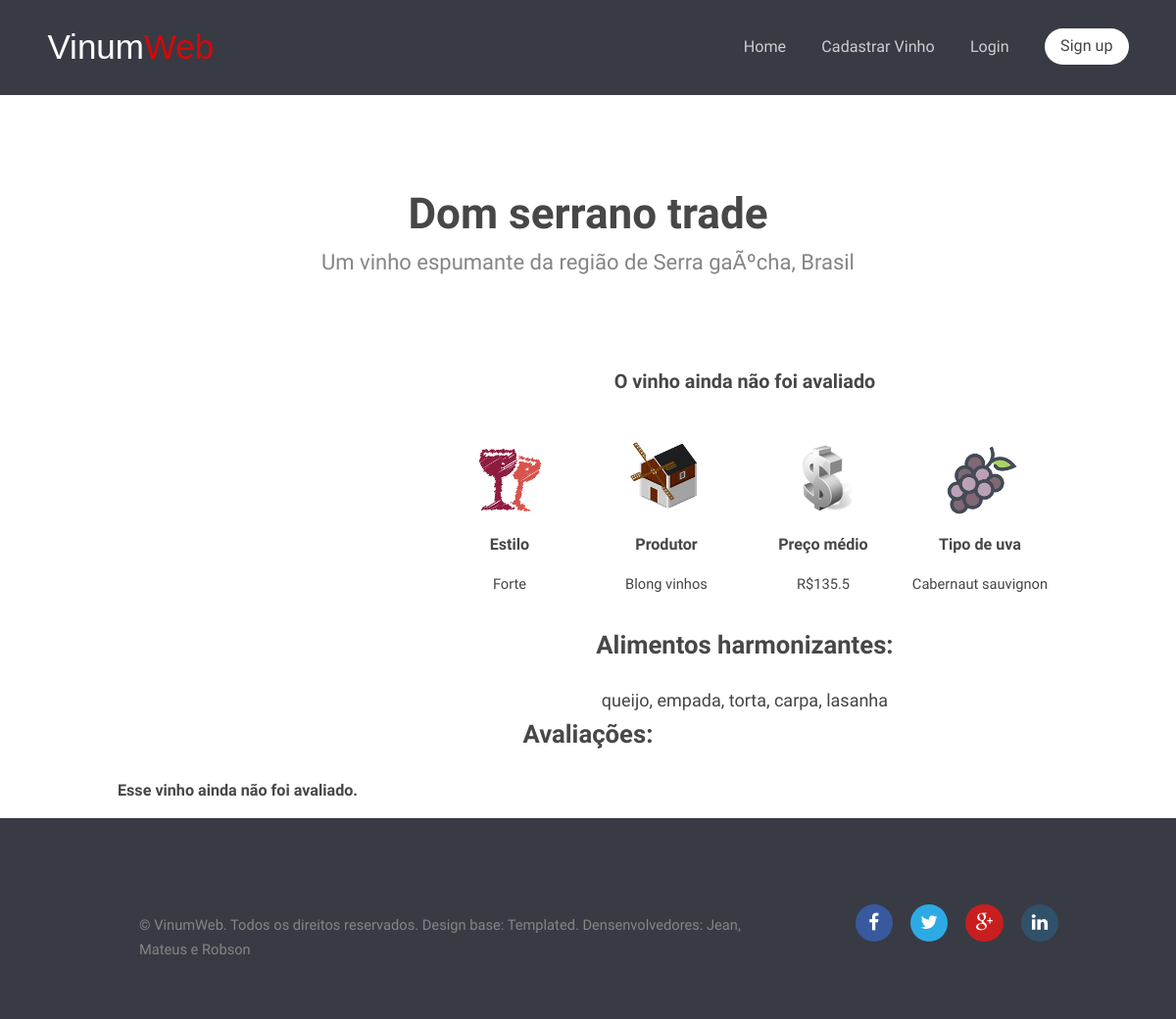
The app's page /showwine.php?id=1 with its own data.
### tables this page shows
create table vinho
(
	id int unique not null AUTO_INCREMENT,
	rotulo varchar(256) not null,
	produtor varchar(64) not null,
	nome varchar(64) not null,
	regiao varchar(32) not null,
	paisorigem varchar(32) not null,
	avaliacao float(2) default 0,
	preco float(2) default 0,
	numavaliacoes int default 0,
	tipo enum('vermelho','branco','espumante','rosa','sobremesa','porto'),
	tipouva varchar(32) not null,
	estilo varchar(32) not null,
	primary key (id)
);

create table harmonizacao
(
	id int not null AUTO_INCREMENT,
	idVinho int not null,
	alimento varchar(64) not null,
	foreign key(idVinho) references vinho(id) on delete cascade on update cascade,
	primary key(id,idVinho)
);

### DAO.php (called while the page is built, shortened)
<?php
class DAO implements iDAO {
    public $sql = '';
    public $banco;
    public function __construct() {
        $this->banco = new mysqli("localhost", "vinumweb", "vinumweb", "vinumweb");
    }
    public function buscar($nometabela, array $atributos = NULL) {
        if ($atributos == NULL) {
            $this->sql = 'SELECT * FROM ' . $nometabela;
        } else {
            $this->sql = 'SELECT ';
            foreach ($atributos as $atributo) {
                $this->sql .= $atributo . ', ';
            }
            $this->sql = rtrim($this->sql, ', ') . ' FROM ' . $nometabela;
        }
    }
    public function where(array $condicoes) {
        $this->sql .= ' WHERE ';
        foreach ($condicoes as $condicao) {
            $this->sql .= $condicao . ' AND ';
        }
        $this->sql = rtrim($this->sql, ' AND ');
    }
    public function executar() {
        return $this->banco->query($this->sql);
    }
    public function numLinhasAfetadas($resultado) {
        return mysqli_num_rows($resultado);
    }
}

### showwine.php (the view, shortened to what this page needs)
<?php
include_once('DAO.php');
$idvinho = $_GET['id'];
$banco = new DAO();
$banco->buscar('vinho', NULL);
$banco->where(array("id=" . $idvinho));
$res = $banco->executar();
$vinho = $res->fetch_assoc();
function buscaAvaliacoes() {
    $idvinho = $_GET['id'];
    $database = new DAO();
    $database->buscar('avaliacao', NULL);
    $database->where(array("idvinho=" . $idvinho . " order by ordem desc"));
    $review = $database->executar();
    if ($database->numLinhasAfetadas($review) == 0) {
        return NULL;
    } else {
        return $review;
    }
}
function exibeHarmonizacoes() {
    $idvinho = $_GET['id'];
    $database = new DAO();
    $database->buscar('harmonizacao', array('alimento'));
    $database->where(array("idvinho=" . $idvinho));
    $harm = $database->executar();
    if ($database->numLinhasAfetadas($harm) == 0) {
        echo "<h4>Nenhuma harmonização com esse vinho cadastrada.</h4>";
    } else {
        echo '<ul>';
        $alim = $harm->fetch_assoc();
        echo '<li>' . $alim['alimento'] . '</li>';
        while ($alim = $harm->fetch_assoc()) {
            echo '<li>, ' . $alim['alimento'] . '</li>';
        }
    }
}
include_once("header.php");
?>
<section id="one" class="style2 special">
    <div class="container">
        <header class="major wrapper">
            <h2><?php echo $vinho['nome']; ?></h2>
            <p>Um vinho <?php echo $vinho['tipo']; ?> da região de <?php echo $vinho['regiao']; ?>, <?php echo $vinho['paisorigem']; ?></p>
        </header>
        <div class="row nopadding">
            <div class="4u 12u$(medium)">
            </div>
            <div ader class="8u 12u$(medium) row nopadding">
                <div class="12u$" style="margin-bottom: 20px;">
                    <h3>
                        <?php
                        if ($vinho['numavaliacoes'] == 0) {
                            echo "O vinho ainda não foi avaliado";
                        } else {
                            echo 'Avaliação média: ' . number_format($vinho['avaliacao'], 2, '.', '');
                        }
                        ?>
                    </h3>
                </div>
                <div class="12u">
                    <div class="row">
                        <section class="3u 6u(medium) 12u$(xsmall) profile">
                            <img src="images/showico/tipo.png" alt="" />
                            <h4>Estilo</h4>
                            <p><?php echo $vinho['estilo']; ?></p>
                        </section>
                        <section class="3u 6u(medium) 12u$(xsmall) profile">
                            <img src="images/showico/prod.png" alt="" />
                            <h4>Produtor</h4>
                            <p><?php echo $vinho['produtor']; ?></p>
                        </section>
                        <section  class="3u 6u(medium) 12u$(xsmall) profile">
                            <img src="images/showico/preco.png" alt="" />
                            <h4>Preço médio</h4>
                            <p>R$<?php echo $vinho['preco']; ?></p>
                        </section>
                        <section class="3u$ 6u$(medium) 12u$(xsmall) profile">
                            <img src="images/showico/uva.png" alt="" />
                            <h4>Tipo de uva</h4>
                            <p><?php echo $vinho['tipouva']; ?></p>
                        </section>
                    </div>
                </div>
                <div class="12u">
                    <section class="ha">
                        <h2>Alimentos harmonizantes:</h2>
                        <?php
                        exibeHarmonizacoes();
                        ?>
                    </section>
                </div>
            </div>
        </div>
    </div>
</section>
<section>
    <div class="container">
        <div class="12u" id="avaliacoes">
             <section class="12u" style="text-align: center;">
                <h2>Avaliações:</h2>
            </section>
        </div>
        <div class="12u$">
            <?php
            $avaliacoes = buscaAvaliacoes();
            if ($avaliacoes != NULL) {
                while ($av = $avaliacoes->fetch_assoc()) {
                    $pessoa = buscaUsuario($av['idusuario']);
                    if ($pessoa !== NULL) {
                        echo '<blockquote><h4><a href="user_reviews.php?vinho='.$av['idvinho'].'&user='.$pessoa['id'].'">' . $pessoa['nome'] . '</a>. Avaliação: ' . $av['nota'] . ':</h4>';
                        echo '"' . $av['opiniao'] . '"</blockquote>';
                    }
                }
            } else {
                echo "<h4>Esse vinho ainda não foi avaliado.</h4>";
            }
            ?>
        </div>
    </div>
</section>
<?php
include_once 'footer.php';
?>

### header.php (shortened to what this page needs)
<!DOCTYPE html>
<html lang="pt-br">
    <head>
        <link rel="stylesheet" type="text/css" href="http://ajax.googleapis.com/ajax/libs/jqueryui/1.8.13/themes/start/jquery-ui.css" />
        <link rel="stylesheet" type="text/css" href="css/jquery.autocomplete.css" />
        <link rel="stylesheet" type="text/css" href="css/jquery.tagsinput.min.css" />
    </head>
    <body>
        <header id="header">
            <h1><a href="index.php">Vinum<span>Web</span></a></h1>
            <nav id="nav">
                <ul>
                    <li><a href="index.php">Home</a></li>
                    <li><a href="cadastro_vinho.php">Cadastrar Vinho</a></li>
                    <?php if (isset($_SESSION["id"])) { ?>
                        <li><a href="meusvinhos.php">My Wines<a/a></li>
                                    <li><a href="perfil.php"><?php echo explode(" ", $_SESSION["nome"])[0] . "&nbsp;"; ?></a>
                                        <a class="button special" style="margin-left: 15px !important;" href="logout.php">Logout</a></li>
                                <?php } else { ?>
                                    <li><a href="logon.php">Login</a></li>
                                    <li><a class="button special" href="signup.php">Sign up</a></li>
                                    <?php } ?>
                                </ul>
                                </nav>
                                </header>

### footer.php
        <footer id="footer">
            <div class="container">
                <div class="row">
                    <div class="8u 12u$(medium)">
                        <ul class="copyright">
                            <li>&copy; VinumWeb. Todos os direitos reservados. Design base: <a href="http://templated.co">Templated</a>. Densenvolvedores: Jean, Mateus e Robson</li>
                        </ul>
                    </div>
                    <div class="4u$ 12u$(medium)">
                        <ul class="icons">
                            <li>
                                <a class="icon rounded fa-facebook"><span class="label">Facebook</span></a>
                            </li>
                            <li>
                                <a class="icon rounded fa-twitter"><span class="label">Twitter</span></a>
                            </li>
                            <li>
                                <a class="icon rounded fa-google-plus"><span class="label">Google+</span></a>
                            </li>
                            <li>
                                <a class="icon rounded fa-linkedin"><span class="label">LinkedIn</span></a>
                            </li>
                        </ul>
                    </div>
                </div>
            </div>
        </footer>
    </body>
</html>

### css/style-xlarge.css (style rules this page uses)
body, input, select, textarea { font-size: 11pt; }

### showwine.php (style rules this page uses)
.ha li { display: inline; font-size: 18px; }

### records on screen
vinho: nome "Dom serrano trade", tipo "espumante", regiao "Serra gaÃºcha", paisorigem "Brasil", estilo "Forte", produtor "Blong vinhos", preco "135.5", tipouva "Cabernaut sauvignon"
harmonizacao: alimento "queijo"
harmonizacao: alimento "empada"
harmonizacao: alimento "torta"
harmonizacao: alimento "carpa"
harmonizacao: alimento "lasanha"
